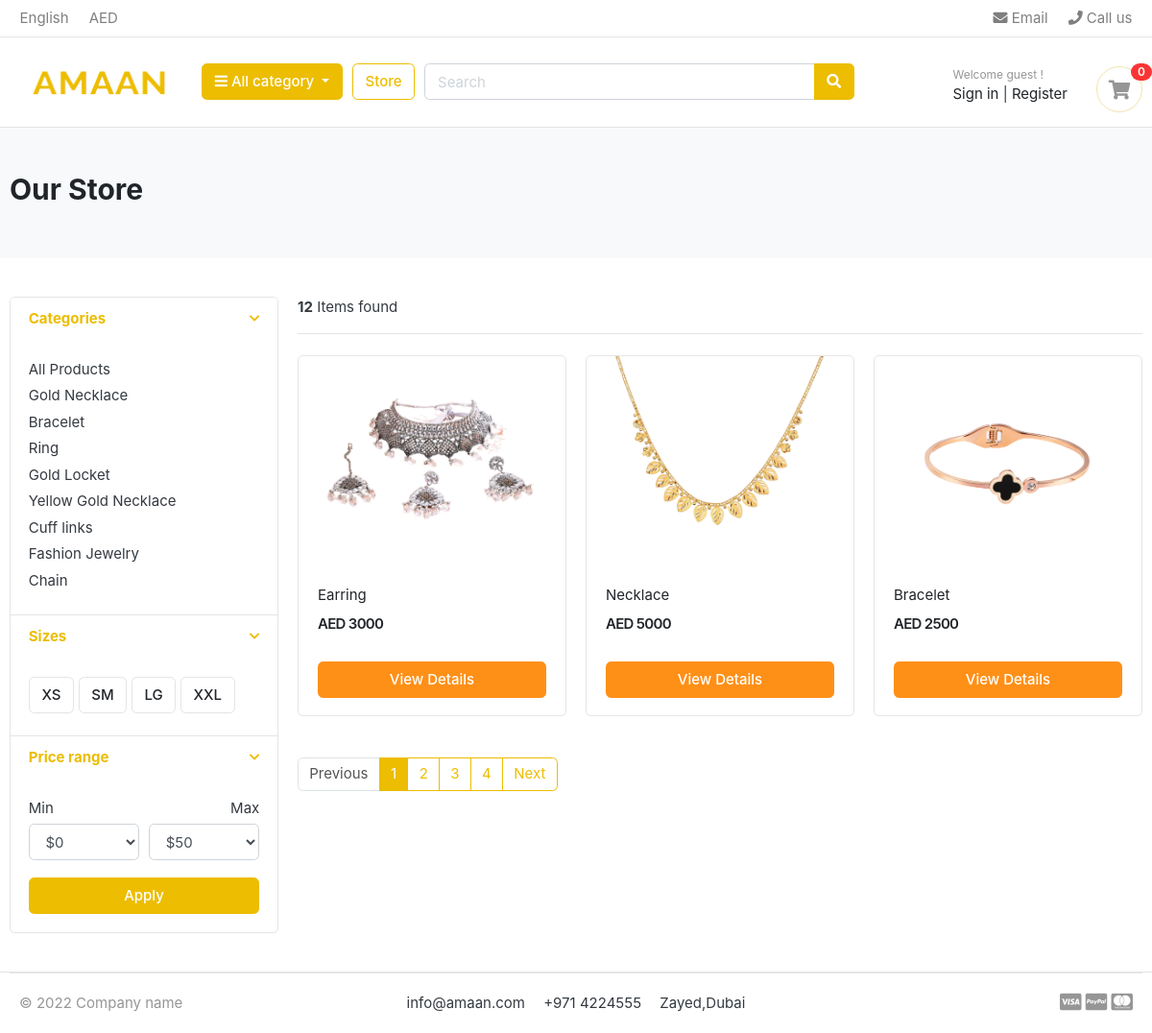
The app's page /store/, older data.
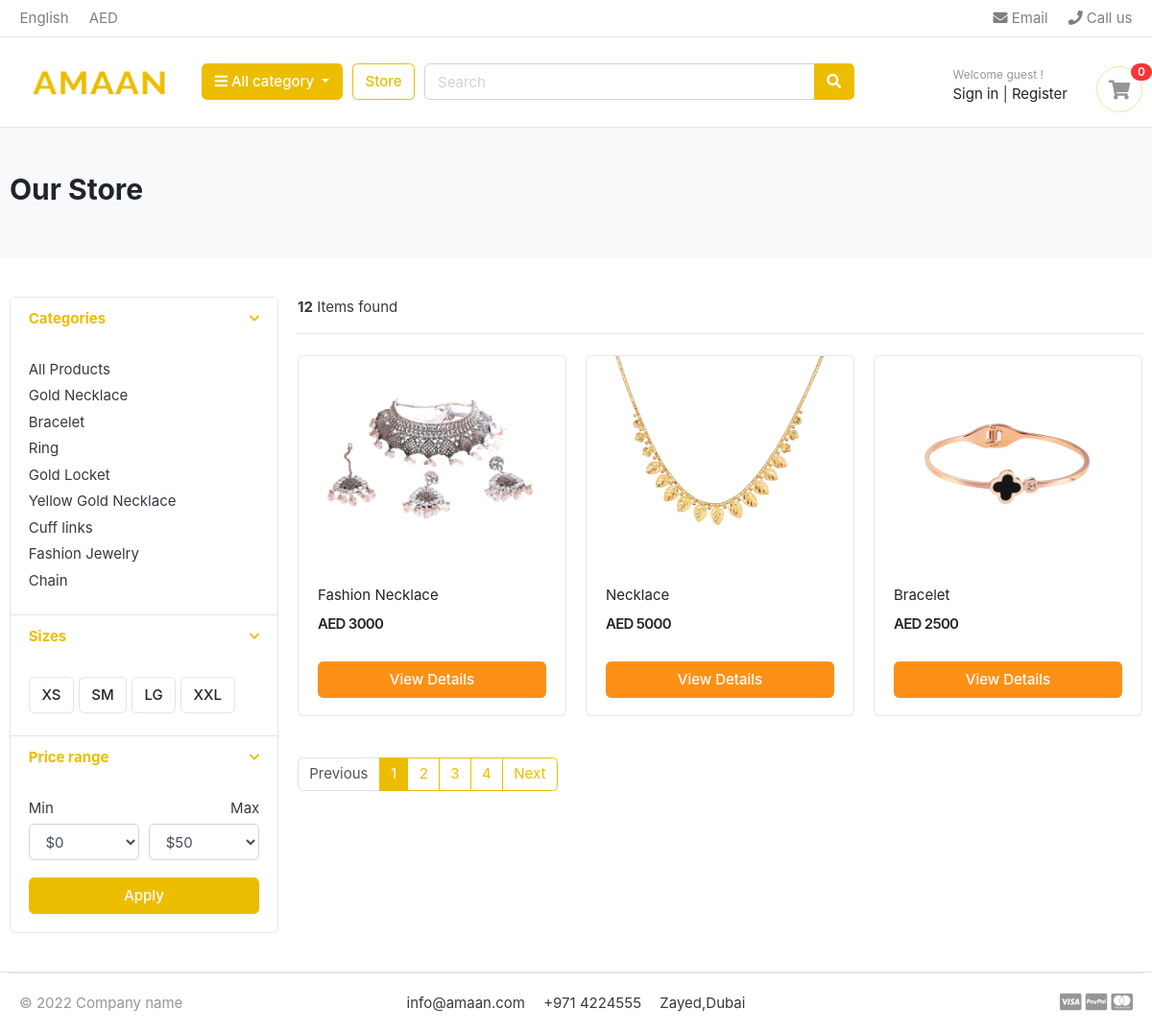
The same page, newer data.
### category/models.py (models this page shows, shortened)
class Category(models.Model):
    category_name = models.CharField(max_length=50,unique=True)
    slug = models.SlugField(max_length=100,unique=True)
    description = models.TextField(max_length=225,blank=True)
    cat_image = models.ImageField(upload_to='photos/categories',blank=True)
    class Meta:
        verbose_name = 'category'
        verbose_name_plural = 'categories'
    def get_url(self):
        return reverse('products_by_category', args=[self.slug])

### store/models.py (models this page shows, shortened)
class Product(models.Model):
    product_name = models.CharField(max_length=200, unique=True)
    slug = models.SlugField(max_length=200, unique=True)
    description = models.TextField(max_length=200, blank=True)
    price = models.IntegerField()
    image = models.ImageField(upload_to='photos/products')
    stock = models.IntegerField()
    is_available = models.BooleanField(default=True)
    category = models.ForeignKey(Category, on_delete=models.CASCADE)
    created_date = models.DateTimeField(auto_now_add=True)
    modified_date = models.DateTimeField(auto_now=True)
    def get_url(self):
        return reverse('product_detail', args=[self.category.slug, self.slug])

### store/views.py (the view)
# urls.py: path('store/', include('store.urls')),
def store(request, category_slug=None):
    categories = None
    products = None
    if category_slug != None:
        categories = get_object_or_404(Category, slug=category_slug)
        products = Product.objects.filter(category=categories, is_available=True)
        paginator = Paginator(products, 1)
        page = request.GET.get('page')
        paged_products = paginator.get_page(page)
        product_count = products.count()
    else:
        products = Product.objects.all().filter(is_available=True).order_by('id')
        paginator = Paginator(products, 3)
        page = request.GET.get('page')
        paged_products = paginator.get_page(page)
        product_count = products.count()
    context = {
        'products' : paged_products,
        'product_count' : product_count,
    }
    return render(request, 'store/store.html',  context)

### templates/store/store.html (shortened to what this page needs)
{% extends 'base.html' %}
{% load static %}
{% block content %}
<section class="section-pagetop bg">
    <div class="container">
      {% if 'search' in request.path %}
        <h2 class="title-page">Search Result</h2>
      {% else %}
        <h2 class="title-page">Our Store</h2>
      {% endif %}
    </div>
    </section>
<section class="section-content padding-y">
    <div class="container">
    <div class="row">
        <aside class="col-md-3">
    <div class="card">
        <article class="filter-group">
            <header class="card-header">
                <a href="#" data-toggle="collapse" data-target="#collapse_1" aria-expanded="true" class="">
                    <i class="icon-control fa fa-chevron-down"></i>
                    <h6 class="title">Categories</h6>
                </a>
            </header>
            <div class="filter-content collapse show" id="collapse_1" style="">
                <div class="card-body">
                    <ul class="list-menu">
                        <li><a href="{% url 'store' %}">All Products </a></li>
                        {% for category in links %}
                        <li><a href="{{ category.get_url }}">{{ category.category_name }}</a></li>
                        {% endfor %}
                    </ul>
                </div>
            </div>
        </article>
        <article class="filter-group">
            <header class="card-header">
                <a href="#" data-toggle="collapse" data-target="#collapse_4" aria-expanded="true" class="">
                    <i class="icon-control fa fa-chevron-down"></i>
                    <h6 class="title">Sizes </h6>
                </a>
            </header>
            <div class="filter-content collapse show" id="collapse_4" style="">
                <div class="card-body">
                  <label class="checkbox-btn">
                    <span class="btn btn-light"> XS </span>
                  </label>
                  <label class="checkbox-btn">
                    <span class="btn btn-light"> SM </span>
                  </label>
                  <label class="checkbox-btn">
                    <span class="btn btn-light"> LG </span>
                  </label>
                  <label class="checkbox-btn">
                    <span class="btn btn-light"> XXL </span>
                  </label>
            </div>
            </div>
        </article>
        <article class="filter-group">
            <header class="card-header">
                <a href="#" data-toggle="collapse" data-target="#collapse_3" aria-expanded="true" class="">
                    <i class="icon-control fa fa-chevron-down"></i>
                    <h6 class="title">Price range </h6>
                </a>
            </header>
            <div class="filter-content collapse show" id="collapse_3" style="">
                <div class="card-body">
                    <div class="form-row">
                    <div class="form-group col-md-6">
                      <label>Min</label>
                          <select class="mr-2 form-control">
                            <option value="0">$0</option>
                        </select>
                    </div>
                    <div class="form-group text-right col-md-6">
                      <label>Max</label>
                          <select class="mr-2 form-control">
                            <option value="50">$50</option>
                        </select>
                    </div>
                    </div>
                    <button class="btn btn-block btn-primary">Apply</button>
                </div>
            </div>
        </article>
    </div>
        </aside>
        <main class="col-md-9">
    <header class="border-bottom mb-4 pb-3">
            <div class="form-inline">
                <span class="mr-md-auto"><b>{{ product_count }}</b> Items found </span>
            </div>
    </header>
    <div class="row">
        {% if products %}
        {% for product in products %}
        <div class="col-md-4">
            <figure class="card card-product-grid">
                <div class="img-wrap">
                    <a href="{{ product.get_url }}"><img class="img-fluid" src="{{ product.image.url}}"></a>
                </div>
                <figcaption class="info-wrap">
                    <div class="fix-height">
                        <a href="{{ product.get_url }}" class="title">{{product.product_name }}</a>
                        <div class="price-wrap mt-2">
                            <span class="price">AED {{ product.price }}</span>
                        </div>
                    </div>
                    <a href="{{ product.get_url }}" class="btn btn-block btn-warning">View Details</a>
                </figcaption>
            </figure>
        </div>
        {% endfor %}
        {% else %}
        <div>
            <h2>No result found.Please try again.</h2>
        </div>
        {% endif %}
    </div>
    <nav class="mt-4" aria-label="Page navigation sample">
     {% if  products.has_other_pages %}
        <ul class="pagination">
           {% if products.has_previous %}
           <li class="page-item"><a class="page-link" href="?page={{products.previous_page_number}}">Previous</a></li>
           {% else %}
           <li class="page-item disabled"><a class="page-link" href="#">Previous</a></li>
           {% endif %}
           {% for i in products.paginator.page_range %}
              {% if products.number == i %}
                 <li class="page-item active"><a class="page-link" href="#">{{i}}</a></li>
              {% else %}
                 <li class="page-item"><a class="page-link" href="?page={{i}}">{{i}}</a></li>
              {% endif %}
           {% endfor %}
           {% if products.has_next %}
             <li class="page-item"><a class="page-link" href="?page={{products.next_page_number}}">Next</a></li>
           {% else %}
             <li class="page-item disabled"><a class="page-link" href="#">Next</a></li>
           {% endif %}
        </ul>
     {% endif %}
    </nav>
        </main>
    </div>
    </div>
    </section>
{% endblock %}

### templates/base.html (shortened to what this page needs)
{% load static %}
<!DOCTYPE HTML>
<html lang="en">
<head>
<link href="{% static 'css/bootstrap.css' %}" rel="stylesheet" type="text/css"/>
<link href="{% static 'fonts/fontawesome/css/all.min.css' %}" type="text/css" rel="stylesheet">
<link href="{% static 'css/ui.css' %}" rel="stylesheet" type="text/css"/>
<link href="{% static 'css/responsive.css' %}" rel="stylesheet" media="only screen and (max-width: 1200px)" />
</head>
<body>
    {% include 'includes/navbar.html'%}
    {% block content %}{% endblock %}
    {% include 'includes/footer.html'%}

### templates/includes/navbar.html (shortened to what this page needs)
{% load static%}
<header class="section-header">
    <nav class="navbar p-md-0 navbar-expand-sm navbar-light border-bottom">
    <div class="container">
      <div class="collapse navbar-collapse" id="navbarTop4">
        <ul class="navbar-nav mr-auto">
            <li class="nav-item dropdown">
                 <a href="#" class="nav-link">   English </a>
            </li>
            <li class="nav-item dropdown">
                <a href="#" class="nav-link"> AED </a>
            </li>
        </ul>
        <ul class="navbar-nav">
            <li><a href="#" class="nav-link"> <i class="fa fa-envelope"></i> Email </a></li>
            <li><a href="#" class="nav-link"> <i class="fa fa-phone"></i> Call us </a></li>
        </ul>
      </div>
    </div>
    </nav>
    <section class="header-main border-bottom">
        <div class="container">
    <div class="row align-items-center justify-content-around ">
        <div class="col-lg-2 col-md-3 col-6">
            <a href="{% url 'home' %}" class="brand-wrap">
                <img class="logo w-100" src="{% static './images/logo1.png' %}" >
            </a>
        </div>
        <div class="col-lg col-sm col-md col-6 flex-grow-0">
            <div class="category-wrap dropdown d-inline-block float-right">
                <button type="button" class="btn btn-primary dropdown-toggle" data-toggle="dropdown">
                    <i class="fa fa-bars"></i> All category
                </button>
            </div>
        </div>
        <a href="{% url 'store' %}" class="btn btn-outline-primary">Store</a>
        <div class="col-lg  col-md-6 col-sm-12 col d-none d-md-block">
            <form action="{% url 'search' %}" class="search " method="GET">
                <div class="input-group w-100">
                    <input type="text" class="form-control search-bar " style="width:60%;" placeholder="Search"  name="keyword"  required>
                    <div class="input-group-append">
                      <button class="btn btn-primary" type="submit">
                        <i class="fa fa-search "></i>
                      </button>
                    </div>
                </div>
            </form>
        </div>
        <div class="col-lg-3 col-sm-6 col-8 order-2 order-lg-3">
                    <div class="d-flex justify-content-end mb-3 mb-lg-0 mt-3">
                        {% if user.id is None%}
                        <div class="widget-header ">
                            <small class="title text-muted">Welcome guest !</small>
                            <div>
                                <a class="text-dark" href="{% url 'login' %}">Sign in</a> <span class="dark-transp"> | </span>
                                <a class="text-dark" href="{% url 'register' %}"> Register</a>
                            </div>
                        </div>
                        {% else %}
                        <div class="widget-header ">
                            <small class="title text-muted">Welcome {{user.first_name}} 🎉</small>
                            <div>
                                <a class="text-dark" href="#">Dashboard</a> <span class="dark-transp"> | </span>
                                <a class="text-dark" href="{% url 'logout' %}"> Logout</a>
                        {% endif %}
                        <a href="{% url 'cart' %}" class="widget-header pl-3 ml-3">
                            <div class="icon icon-sm rounded-circle border"><i class="fa fa-shopping-cart"></i></div>
                            <span class="badge badge-pill badge-danger notify">{{cart_count}}</span>
                        </a>
                    </div>
                </div>
    </div>
        </div>
    </section>
    </header>

### templates/includes/footer.html
<footer class="section-footer border-top">
	<div class="container">
		<section class="footer-bottom border-top d-flex ">
			<div class="col-md-2">
				<p class="text-muted"> &copy 2022 Company name </p>
			</div>
			<div class="col-md-8 text-md-center">
				<span  class="px-2">info@amaan.com</span>
				<span  class="px-2">+971 4224555</span>
				<span  class="px-2">Zayed,Dubai</span>
			</div>
			<div class="col-md-2 text-md-right text-muted">
				<i class="fab fa-lg fa-cc-visa"></i>
				<i class="fab fa-lg fa-cc-paypal"></i>
				<i class="fab fa-lg fa-cc-mastercard"></i>
			</div>
		</section>
	</div>
</footer>

Row changes from the older to the newer data that the page shows:
changed Product: product_name "Earring" → "Fashion Necklace"
